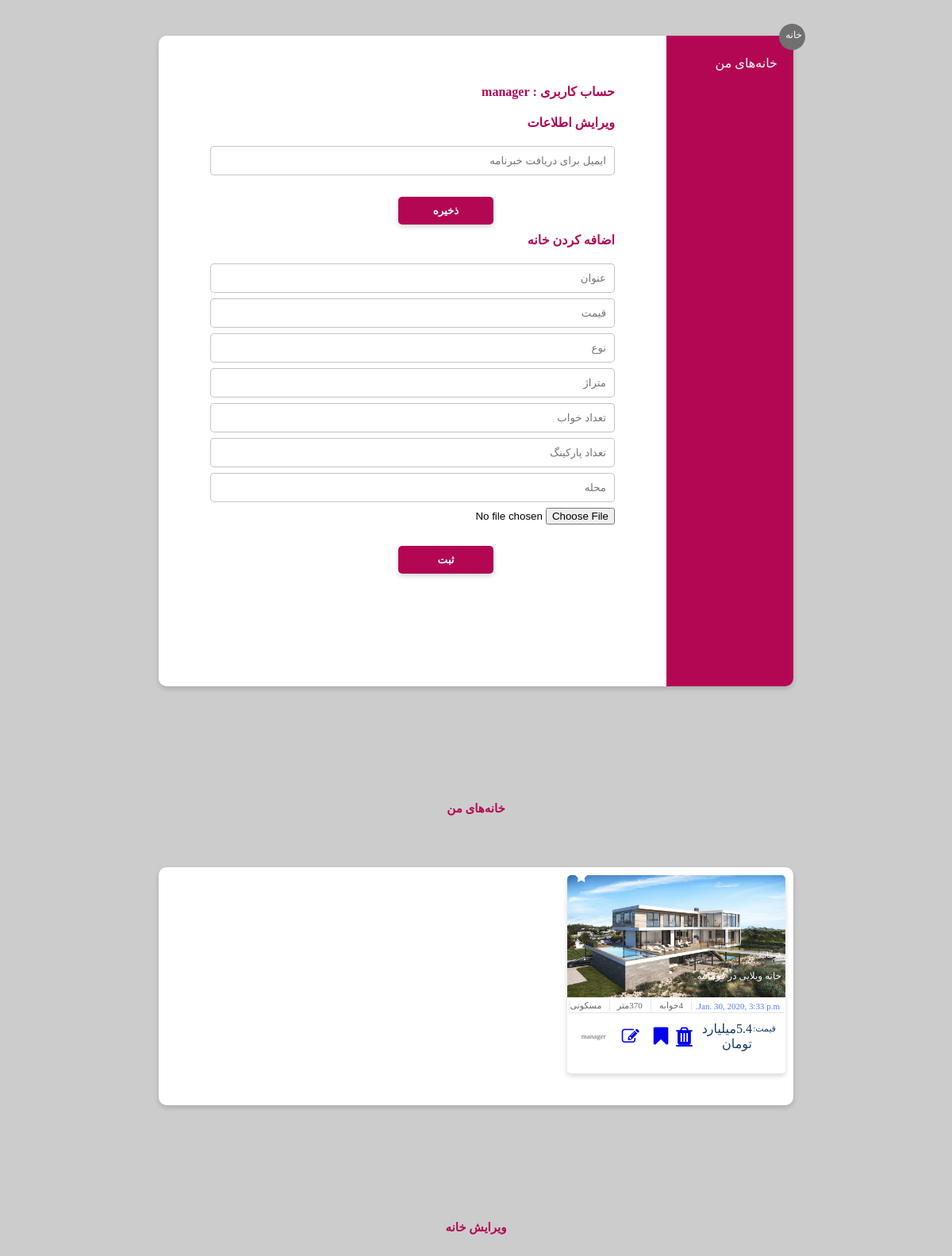
The page /homes/myHomes (signed in) on the database its author committed.
### homes/models.py (models this page shows)
class Housing(models.Model):
    title = models.CharField(max_length=200)
    price = models.FloatField()
    type = models.CharField(max_length=50)
    area = models.IntegerField()
    bedrooms = models.IntegerField()
    parkings = models.IntegerField()
    locality = models.CharField(max_length=200)
    created_at = models.DateTimeField(auto_now_add=True)
    pic = models.ForeignKey(Image, on_delete=models.SET_NULL, null=True)
    estate = models.CharField(max_length=50)
    star = models.BooleanField(default=False)
    bookmark = models.BooleanField(default=False)

class Image(models.Model):
    image = models.CharField(max_length=500)

### homes/views.py (the view)
# urls.py: path('myHomes', views.showMyHomes),
def showMyHomes(request):
    estate = None
    if request.user.is_authenticated:
        estate = request.user.username
    h = Housing.objects.filter(estate=estate)
    usernameHome = None
    if request.user.is_authenticated:
        usernameHome = request.user.username
    gotodiv = 'sec4Grid'
    return render(request, 'normalUser.html', {'results': h, 'username':usernameHome, 'jump':gotodiv})

### homes/templates/normalUser.html (shortened to what this page needs)
{% load static %}
<!DOCTYPE html PUBLIC "-//W3C//DTD XHTML 1.0 Strict//EN" "http://www.w3.org/TR/xhtml1/DTD/xhtml1-strict.dtd">
<html xmlns="http://www.w3.org/1999/xhtml">
        <head>
            <link rel="stylesheet"
          href="https://cdnjs.cloudflare.com/ajax/libs/font-awesome/4.7.0/css/font-awesome.min.css"/>
                <link rel="stylesheet" href={% static "CSS/normalUserStyle.css" %} />
        </head>
        <body>
            <div id="background">
                <div id="infoPage" style="height: 820px;margin-top: 45px;margin-bottom: 45px">
                    <div id="cancelButton" >
                        <a href="home" style="font-size: 12px; color: white; text-decoration: none;width: 100%;margin-left: auto;margin-right: 4px; margin-top: 7px;display: block;">خانه</a>
                    </div>
                    <div id="sidebar" style="position:relative;">
                        <a  href="myHomes" id="headerForForm" style="color:white;padding-top: 10px;padding-right: 20px;position: relative;top: 25px;cursor: pointer;text-decoration: none;">خانه‌های من</a>
                    </div>
                    <div id="formBar">
                        <div id="form">
                            <div class="selectionBar">
                                <h1 id="headerForForm">حساب کاربری : {{ username }}</h1>
                                <form method="POST" action="changeEmail">
                                <h1 id="headerForForm">ویرایش اطلاعات</h1>
                                <div id="completionForm">
                                    <div class="input">
                                            <input class="text" placeholder="ایمیل برای دریافت خبرنامه" type="text" name="newEmail" value="" required />
                                    </div>
                                    <button class="form-submit-button" type="submit" >ذخیره</button>
                                </div>
                                </form>
                            </div>
                            <div class="selectionBar">
                                <form method="POST" action="addHouse">
                                <h1 id="headerForForm">اضافه کردن خانه</h1>
                                <div id="completionForm">
                                    <div class="input">
                                            <input class="text" placeholder="عنوان" type="text" name="hometitle" value="" required />
                                    </div>
                                    <div class="input">
                                            <input class="text" placeholder="قیمت" type="text" name="homeprice" value="" required />
                                    </div>
                                    <div class="input">
                                            <input class="text" placeholder="نوع" type="text" name="hometype" value="" required />
                                    </div>
                                    <div class="input">
                                            <input class="text" placeholder="متراژ" type="text" name="homearea" value="" required />
                                    </div>
                                    <div class="input">
                                            <input class="text" placeholder="تعداد خواب" type="text" name="homebedrooms" value="" required />
                                    </div>
                                    <div class="input">
                                            <input class="text" placeholder="تعداد پارکینگ" type="text" name="homeparkings" value="" required />
                                    </div>
                                    <div class="input">
                                            <input class="text" placeholder="محله" type="text" name="homelocality" value="" required />
                                    </div>
                                    <div class="input">
                                            <input type="file" placeholder="عکس" name="homepic" accept="image/*">
                                    </div>
                                    <button class="form-submit-button" type="submit" >ثبت</button>
                                </div>
                                </form>
                            </div>
                        </div>
                    </div>
                </div>
                <div id="sec4Head" style="margin-top: 100px">خانه‌های من </div>
                <div id="infoPage" style="margin-top: 45px;margin-bottom: 45px">
                                <div id="sec4Grid">
                    {% for result in results %}
                     <div class="sec4Cards">
                        <div class="sec4Imgs"
                             style="background-image: url({{ result.pic.image}});">
                            <div class="sec4ImgsInfo">
                                <div>{{ result.title }}</div>
                            </div>
                            <div class="sec4ImgsInfo2">
                                <div>{{ result.locality }}</div>
                            </div>
                            {% if result.star %}
                                <div class="fa fa-star" style="color: white;position: relative;right: 250px;top:-40px;font-size: 16px"></div>
                            {% endif %}
                        </div>
                        <div class="sec4Info">
                            <div class="sec4details">
                                <div class="bluedetails4">
                                    <div >{{ result.created_at }}</div>
                                </div>
                                <div class="details4">
                                    <div>{{ result.bedrooms }}خوابه</div>
                                </div>
                                <div class="details4">
                                    <div>{{result.area}}متر </div>
                                </div>
                                <div class="details4">
                                    <div>{{ result.type }}</div>
                                </div>
                            </div>
                            <div class="sec4Price">
                                <div class="priceTex4">
                                    <div class="details42">
                                        <div class="details42small">قیمت:</div>
                                        <div>{{ result.price }}میلیارد تومان </div>
                                    </div>
                                </div>
                                <div class="sec4LogoDiv">
                                    <a class="fa fa-trash singleAction"  href="{% url 'deleteHousing' select=result.id %}"  aria-hidden="true" style="font-size: 26px; "></a>
                                    <a class="fa fa-bookmark singleAction"  href="{% url 'bookmarkHousing' select=result.id %}"  aria-hidden="true" style="font-size: 26px; margin-right: 10px;margin-left: 10px;text-decoration: none "></a>
                                    <a class="fa fa-edit singleAction"  href="{% url 'editHousing' select=result.id %}"  aria-hidden="true" style="font-size: 22px; margin-right: 8px;margin-left: 8px;text-decoration: none "></a>
                                    <span class="sec4LogoText">{{ result.estate }}</span></div>
                            </div>
                        </div>
                    </div>
                    {% endfor %}
                </div>
                </div>
            <div id="sec4Head" style="margin-top: 100px">ویرایش خانه </div>
            </div>
        </body>
</html>

### rows shown on the page
Housing: pic.image (picture), title "خانه ویلایی در فرمانیه", locality "فرمانیه", star True (drawn), created_at "Jan. 30, 2020, 3:33 p.m.", bedrooms "4", area "370", type "مسکونی", price "5.4", estate "manager"

### other values the page prints
{{ username }} "manager"
